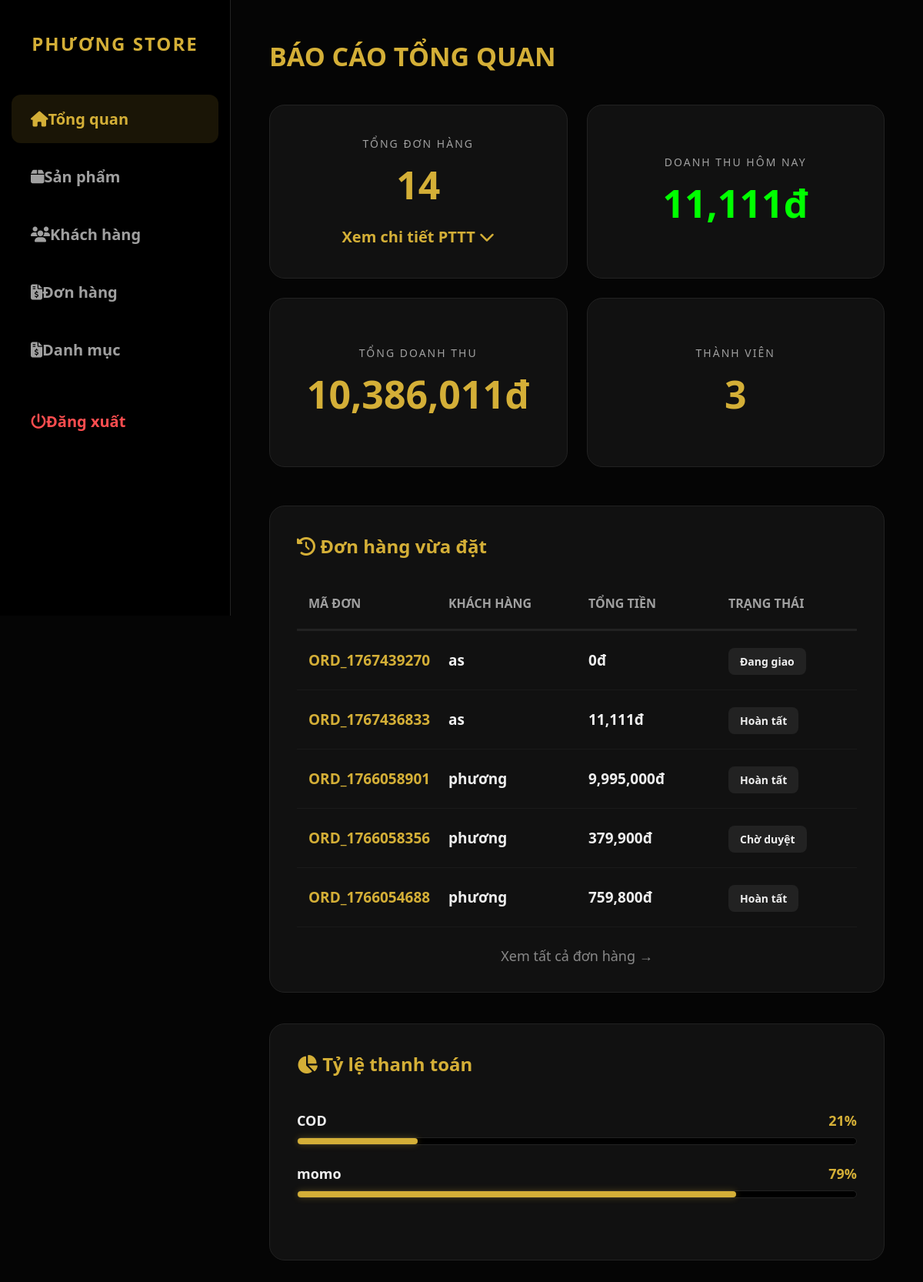
The page /index.php?ctrl=admin&act=dashboard (signed in) on the database its author committed.
### tables this page shows
CREATE TABLE IF NOT EXISTS `donhang` (
  `ma_don_hang` int NOT NULL AUTO_INCREMENT,
  `ma_don_hang_code` varchar(50) NOT NULL,
  `ma_khach_hang` int DEFAULT NULL,
  `ho_ten_nguoi_nhan` varchar(100) NOT NULL,
  `sdt_nguoi_nhan` varchar(20) NOT NULL,
  `ngay_dat` datetime DEFAULT CURRENT_TIMESTAMP,
  `tong_tien` decimal(15,0) NOT NULL,
  `pt_thanh_toan` varchar(50) DEFAULT NULL,
  `tt_thanh_toan` varchar(50) DEFAULT NULL,
  `tt_don_hang` varchar(50) DEFAULT NULL,
  `dia_chi_giao` text NOT NULL,
  `ghi_chu` text,
  `ma_gd_momo` varchar(100) DEFAULT NULL,
  `ly_do_huy` text,
  `ma_admin_duyet` int DEFAULT NULL,
  PRIMARY KEY (`ma_don_hang`),
  KEY `ma_khach_hang` (`ma_khach_hang`),
  KEY `ma_admin_duyet` (`ma_admin_duyet`)
);

### app/controllers/AdminController.php (called while the page is built, shortened)
<?php
require_once 'app/models/ProductModel.php';
require_once 'app/models/OrderModel.php';
class AdminController {
    private $productModel;
    private $orderModel;
    public function __construct() {
        $database = new Database();
        $db = $database->connect();
        $this->productModel = new ProductModel($db);
        $this->orderModel = new OrderModel();
    }
    public function dashboard() {
        $totalOrders = $this->productModel->getTotalOrders();
        $totalRevenue = $this->productModel->getTotalRevenue();
        $todayRevenue = $this->productModel->getTodayRevenue();
    $paymentStats = $this->productModel->getPaymentStats();
        $paymentStats = $this->productModel->getPaymentStats();
    $recentOrders = $this->orderModel->getAllOrders();
    $totalUsersCount = $this->orderModel->getAllUsersCount();
    $allUsers = array_fill(0, $totalUsersCount, null);
        require_once 'app/views/admin/index.php';
    }
}

### app/models/ProductModel.php (called while the page is built, shortened)
<?php
class ProductModel {
    private $db;
    public function __construct($db) {
        $this->db = $db;
    }
public function getTotalOrders() {
    return $this->db->query("SELECT COUNT(*) FROM donhang")->fetchColumn();
}
public function getTotalRevenue() {
    return $this->db->query("SELECT SUM(tong_tien) FROM donhang WHERE tt_thanh_toan = 'Đã thanh toán'")->fetchColumn();
}
public function getTodayRevenue() {
    $sql = "SELECT SUM(tong_tien) FROM donhang WHERE DATE(ngay_dat) = CURDATE() AND tt_thanh_toan = 'Đã thanh toán'";
    return $this->db->query($sql)->fetchColumn() ?: 0;
}
public function getPaymentStats() {
    $sql = "SELECT pt_thanh_toan, COUNT(*) as so_luong FROM donhang GROUP BY pt_thanh_toan";
    return $this->db->query($sql)->fetchAll(PDO::FETCH_ASSOC);
}
}

### app/models/OrderModel.php (called while the page is built, shortened)
<?php
require_once 'app/config/db.php';
class OrderModel {
    private $conn;
    public function __construct() {
        $db = new Database();
        $this->conn = $db->connect();
    }
    public function getAllOrders() {
        $sql = "SELECT * FROM donhang ORDER BY ngay_dat DESC";
        return $this->conn->query($sql)->fetchAll(PDO::FETCH_ASSOC);
    }
    public function getAllUsersCount() {
        $sql = "SELECT COUNT(*) as total FROM khachhang";
        $res = $this->conn->query($sql)->fetch(PDO::FETCH_ASSOC);
        return $res['total'] ?? 0;
    }
}

### app/config/db.php (called while the page is built, shortened)
<?php
class Database {
    private $host = "localhost";
    private $db_name = "phuongstore";
    private $username = "root";
    private $password = "";
    public function connect() {
        $this->conn = null;
        try {
            $this->conn = new PDO("mysql:host=" . $this->host . ";dbname=" . $this->db_name, $this->username, $this->password);
            $this->conn->setAttribute(PDO::ATTR_ERRMODE, PDO::ERRMODE_EXCEPTION);
            $this->conn->exec("set names utf8mb4");
        } catch(PDOException $e) {
            echo "Lỗi kết nối: " . $e->getMessage();
        }
        return $this->conn;
    }
}

### app/views/admin/index.php (the view, shortened to what this page needs)
<!DOCTYPE html>
<html lang="vi">
<head>
    <link rel="stylesheet" href="https://cdnjs.cloudflare.com/ajax/libs/font-awesome/6.4.0/css/all.min.css">
    <link rel="stylesheet" href="public/css/admin.css">
</head>
<body class="admin-body">
<?php include 'sidebar.php'; ?>
<main class="main-content-admin">
    <section class="admin-section active">
        <h1>Báo cáo tổng quan</h1>
        <div class="stat-grid">
            <div class="stat-card">
                <small>Tổng đơn hàng</small>
                <h2><?= $totalOrders ?></h2>
                <div onclick="togglePaymentDetail()" style="cursor:pointer; color:var(--primary); font-weight:bold; margin-top:20px; font-size:20px;">
                    Xem chi tiết PTTT <i class="fa-solid fa-chevron-down" id="arrow-icon"></i>
                </div>
            </div>
            <div class="stat-card">
                <small>Doanh thu hôm nay</small>
                <h2 style="color:#00ff00;"><?= number_format($todayRevenue) ?>đ</h2>
            </div>
            <div class="stat-card">
                <small>Tổng doanh thu</small>
                <h2 style="color:var(--primary);"><?= number_format($totalRevenue) ?>đ</h2>
            </div>
            <div class="stat-card">
                <small>Thành viên</small>
                <h2><?= count($allUsers) ?></h2>
            </div>
        </div>
        <div class="dashboard-grid">
            <div class="cat-card">
                <div style="font-size:24px; font-weight:800; color:var(--primary); margin-bottom:25px;">
                    <i class="fa-solid fa-clock-rotate-left"></i> Đơn hàng vừa đặt
                </div>
                <table class="table-admin order-table">
                    <thead>
                        <tr>
                            <th>Mã đơn</th>
                            <th>Khách hàng</th>
                            <th>Tổng tiền</th>
                            <th>Trạng thái</th>
                        </tr>
                    </thead>
                    <tbody>
                        <?php foreach (array_slice($recentOrders, 0, 5) as $ro): ?>
                        <tr>
                            <td style="color:var(--primary); font-weight:bold;"><?= $ro['ma_don_hang_code'] ?></td>
                            <td style="font-weight:600;"><?= htmlspecialchars($ro['ho_ten_nguoi_nhan']) ?></td>
                            <td style="font-weight:900;"><?= number_format($ro['tong_tien']) ?>đ</td>
                            <td>
                                <span style="background:#222; padding:8px 15px; border-radius:8px; font-weight:bold; font-size:14px;">
                                    <?= $ro['tt_don_hang'] ?>
                                </span>
                            </td>
                        </tr>
                        <?php endforeach; ?>
                    </tbody>
                </table>
                <a href="index.php?ctrl=admin&act=manage_orders" style="display:block; text-align:center; margin-top:25px; font-size:18px; color:#888; text-decoration:none;">Xem tất cả đơn hàng →</a>
            </div>
            <div class="cat-card">
                <div style="font-size:24px; font-weight:800; color:var(--primary); margin-bottom:25px;">
                    <i class="fa-solid fa-chart-pie"></i> Tỷ lệ thanh toán
                </div>
                <div style="padding: 20px 0;">
                    <?php foreach ($paymentStats as $ps): ?>
                        <div style="margin-bottom:25px;">
                            <div style="display:flex; justify-content:space-between; font-size:18px; margin-bottom:10px; font-weight:600;">
                                <span><?= $ps['pt_thanh_toan'] ?></span>
                                <span style="color:var(--primary);"><?= round(($ps['so_luong'] / max(1, $totalOrders)) * 100) ?>%</span>
                            </div>
                            <div style="width:100%; height:10px; background:#000; border-radius:10px; border:1px solid #222;">
                                <div style="width:<?= ($ps['so_luong'] / max(1, $totalOrders)) * 100 ?>%; height:100%; background:var(--primary); border-radius:10px; box-shadow: 0 0 10px rgba(212,175,55,0.3);"></div>
                            </div>
                        </div>
                    <?php endforeach; ?>
                </div>
            </div>
        </div>
    </section>
</main>
</body>
</html>

### public/css/admin.css (style rules this page uses)
:root { --primary: #d4af37; --bg-dark: #050505; --bg-card: #111111; --text-main: #eeeeee; --text-muted: #a0a0a0; --border: #222222; --sidebar-width: 300px; }
* { margin: 0; padding: 0; box-sizing: border-box; font-family: 'Segoe UI', sans-serif; }
body.admin-body { background-color: var(--bg-dark); color: var(--text-main); display: flex; min-height: 100vh; font-size: 18px; }
.main-content-admin { margin-left: var(--sidebar-width); padding: 50px; width: calc(100% - var(--sidebar-width)); }
h1 { font-size: 34px; font-weight: 800; color: var(--primary); text-transform: uppercase; margin-bottom: 40px; }
.stat-grid { display: grid; grid-template-columns: repeat(auto-fit, minmax(320px, 1fr)); gap: 25px; margin-bottom: 50px; }
.stat-card { background: var(--bg-card); padding: 40px 20px; border-radius: 20px; border: 1px solid var(--border); text-align: center; min-height: 220px; display: flex; flex-direction: column; justify-content: center; }
.stat-card h2 { font-size: 50px; color: var(--primary); font-weight: 900; margin-top: 10px; overflow-wrap: break-word; }
.stat-card small { font-size: 14px; text-transform: uppercase; letter-spacing: 2px; color: var(--text-muted); }
.cat-card { background: var(--bg-card); border-radius: 20px; padding: 35px; margin-bottom: 40px; border: 1px solid var(--border); }
.table-admin { width: 100%; border-collapse: collapse; table-layout: fixed; }
.table-admin th { padding: 22px 15px; font-size: 16px; color: var(--text-muted); text-transform: uppercase; border-bottom: 3px solid var(--border); text-align: left; }
.table-admin td { padding: 25px 15px; font-size: 19px; border-bottom: 1px solid #1a1a1a; vertical-align: middle; }

### rows shown on the page
donhang: ma_don_hang_code "ORD_1767439270", ho_ten_nguoi_nhan "as", tong_tien "0", tt_don_hang "Đang giao"
donhang: ma_don_hang_code "ORD_1767436833", ho_ten_nguoi_nhan "as", tong_tien "11,111", tt_don_hang "Hoàn tất"
donhang: ma_don_hang_code "ORD_1766058901", ho_ten_nguoi_nhan "phương", tong_tien "9,995,000", tt_don_hang "Hoàn tất"
donhang: ma_don_hang_code "ORD_1766058356", ho_ten_nguoi_nhan "phương", tong_tien "379,900", tt_don_hang "Chờ duyệt"
donhang: ma_don_hang_code "ORD_1766054688", ho_ten_nguoi_nhan "phương", tong_tien "759,800", tt_don_hang "Hoàn tất"

### other values the page prints
$totalOrders "14"
$todayRevenue "11,111"
$totalRevenue "10,386,011"
count($allUsers) "3"
$ps['pt_thanh_toan'] "COD"
$ps['pt_thanh_toan'] "momo"
